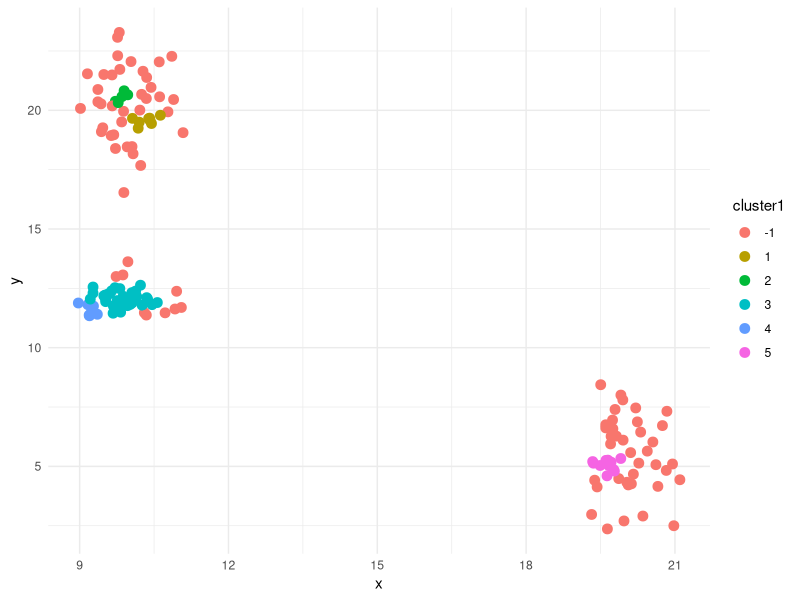
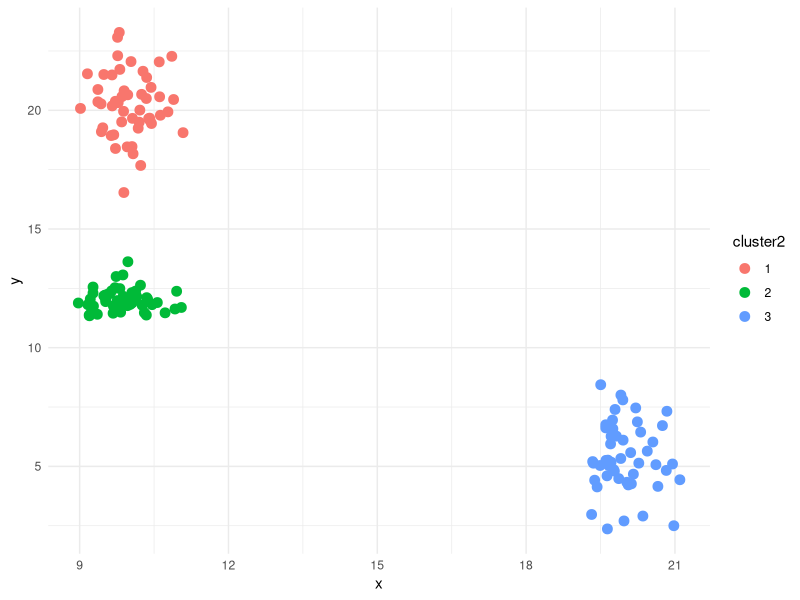

Generate these figures, in order, with R:
library(ggplot2)

euclidean_distance <- function(point1, point2) {
  sqrt(sum((point1 - point2)^2))
}

calculate_distance_matrix <- function(data) {
  n <- nrow(data)  
  dist_matrix <- matrix(0, nrow = n, ncol = n)  
  
  for (i in 1:n) {
    for (j in i:n) {
      if (i != j) {
        dist_matrix[i, j] <- euclidean_distance(data[i, ], data[j, ])
        dist_matrix[j, i] <- dist_matrix[i, j] 
      }
    }
  }
  return(dist_matrix)
}

dbscan_custom <- function(data, eps, minPts) {
  n <- nrow(data)
  cluster_labels <- rep(0, n)
  cluster_id <- 0
  
  distance_matrix <- calculate_distance_matrix(data)
  
  for (i in 1:n) {
    if (cluster_labels[i] != 0) next
    
    neighbors <- which(distance_matrix[i, ] <= eps)
    
    if (length(neighbors) < minPts) {
      cluster_labels[i] <- -1 
    } else {
      cluster_id <- cluster_id + 1
      cluster_labels[i] <- cluster_id
      
      j <- 1
      while (j <= length(neighbors)) {
        point <- neighbors[j]
        
        if (cluster_labels[point] == -1) {
          cluster_labels[point] <- cluster_id
        }
        
        if (cluster_labels[point] == 0) {
          cluster_labels[point] <- cluster_id
          
          point_neighbors <- which(distance_matrix[point, ] <= eps)
          
          if (length(point_neighbors) >= minPts) {
            neighbors <- unique(c(neighbors, point_neighbors))
          }
        }
        
        j <- j + 1
      }
    }
  }
  
  return(cluster_labels)
}


set.seed(123)
x1 <- rnorm(n = 50, mean = 10, sd = 0.5)
y1 <- rnorm(n = 50, mean = 20, sd = 1.5)

x2 <- rnorm(n = 50, mean = 10, sd = 0.5)
y2 <- rnorm(n = 50, mean = 12, sd = 0.5)

x3 <- rnorm(n = 50, mean = 20, sd = 0.5)
y3 <- rnorm(n = 50, mean = 5, sd = 1.5)

data <- data.frame(
  x = c(x1, x2, x3),
  y = c(y1, y2, y3)
)

eps1 <- 0.3
minPts1 <- 5
labels1 <- dbscan_custom(data, eps1, minPts1)

eps2 <- 2
minPts2 <- 3
labels2 <- dbscan_custom(data, eps2, minPts2)

data$cluster1 <- as.factor(labels1)
data$cluster2 <- as.factor(labels2)

plot1 <- ggplot(data, aes(x = x, y = y, color = cluster1)) +
  geom_point(size = 3) +
  theme_minimal()

plot2 <- ggplot(data, aes(x = x, y = y, color = cluster2)) +
  geom_point(size = 3) +
  theme_minimal()

print(plot1)
print(plot2)
